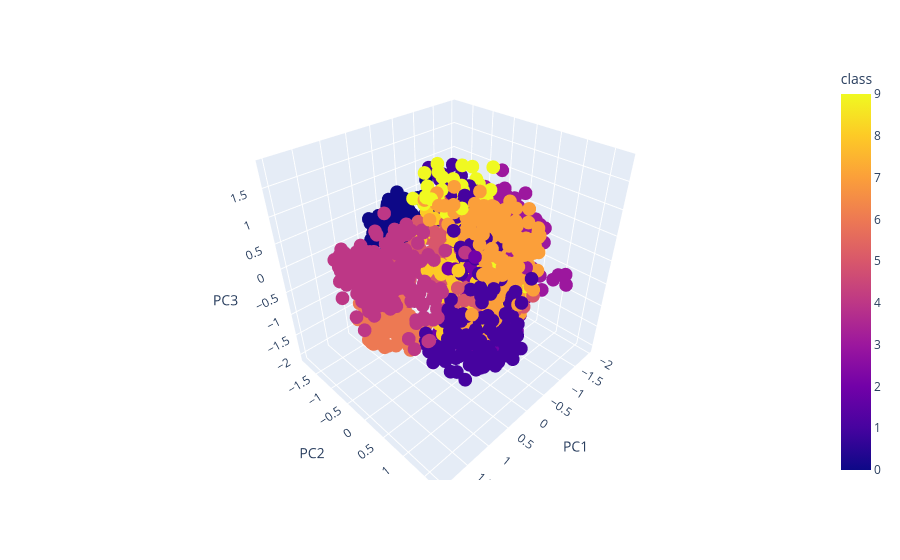

The notebook cell saved with this chart:
### Code cell
fig = px.scatter_3d(data, x='PC1', y='PC2', z='PC3',
              color='class')
fig.show()

### Figure 1 — Plotly figure (JSON) as saved in the notebook; plotly's stock layout.template omitted (floating-point values rounded to 4 significant figures; data arrays with more than 128 entries replaced by an {"elided": "..."} marker saying what was removed)
{"data": [{"hovertemplate": "PC1=%{x}<br>PC2=%{y}<br>PC3=%{z}<br>class=%{marker.color}<extra></extra>", "legendgroup": "", "marker": {"color": {"elided": "1797 int values"}, "coloraxis": "coloraxis", "symbol": "circle"}, "mode": "markers", "name": "", "scene": "scene", "showlegend": false, "type": "scatter3d", "x": {"elided": "1797 float values"}, "y": {"elided": "1797 float values"}, "z": {"elided": "1797 float values"}}], "layout": {"coloraxis": {"colorbar": {"title": {"text": "class"}}, "colorscale": [[0, "#0d0887"], [0.1111, "#46039f"], [0.2222, "#7201a8"], [0.3333, "#9c179e"], [0.4444, "#bd3786"], [0.5556, "#d8576b"], [0.6667, "#ed7953"], [0.7778, "#fb9f3a"], [0.8889, "#fdca26"], [1, "#f0f921"]]}, "legend": {"tracegroupgap": 0}, "margin": {"t": 60}, "scene": {"domain": {"x": [0, 1], "y": [0, 1]}, "xaxis": {"title": {"text": "PC1"}}, "yaxis": {"title": {"text": "PC2"}}, "zaxis": {"title": {"text": "PC3"}}}}}
